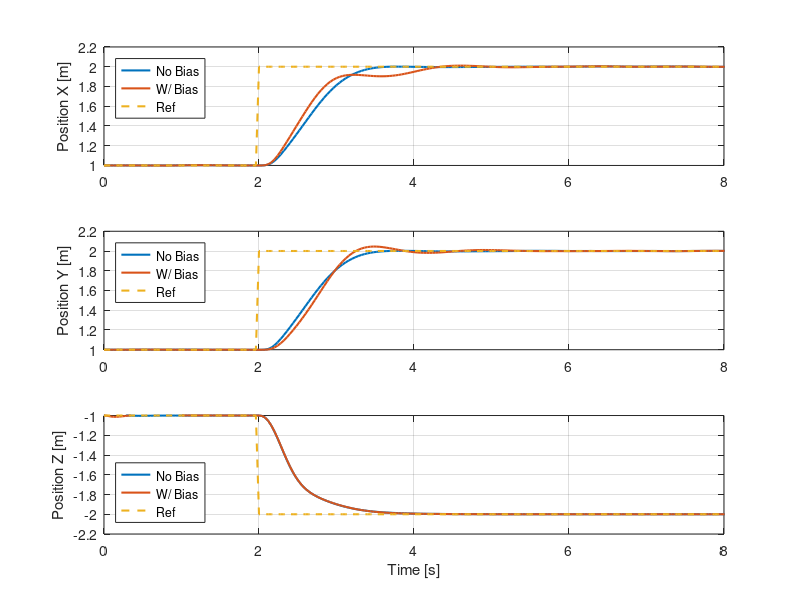

This figure's MATLAB source:
clear;
close all;
clc;

flag = 3;

%% Load variables: DeePC controller

if flag == 1
    load("DeePC_step.mat")
elseif flag ==2
    load("Tuned_LQR.mat")
elseif flag ==3
    load("Tuned_MPC.mat")
end

% Common variables
r = r_out.';
T_eq = param.nrotor_vehicle_mass_true*param.g;

start_time = 2;
sim_time = start_time + run_time;

time = 0:param.sample_time_measurements_full_state:sim_time;

% Specific variables
u_deepc = [total_thrust_cmd body_rates_cmd].';

x_state_deepc = full_state_meas(:,1:9).';

x_deepc = x_state_deepc(1,:);
y_deepc = x_state_deepc(2,:);
z_deepc = x_state_deepc(3,:);

roll_deepc = x_state_deepc(7,:)*180/pi;
pitch_deepc = x_state_deepc(8,:)*180/pi;
yaw_deepc = x_state_deepc(9,:)*180/pi;

% time_comp_deepc = solve_time_out;

%% Load variables: LQR controller
if flag == 1
    load("DeePC_yaw_bias_25.mat")
elseif flag ==2
    load("LQR_yaw_bias_25.mat")
elseif flag ==3
    load("MPC_yaw_bias_25.mat")
end

% Specific variables
u_lqr = [total_thrust_cmd body_rates_cmd].';

x_state_lqr = full_state_meas(:,1:9).';

x_lqr = x_state_lqr(1,:);
y_lqr = x_state_lqr(2,:);
z_lqr = x_state_lqr(3,:);

roll_lqr = x_state_lqr(7,:)*180/pi;
pitch_lqr = x_state_lqr(8,:)*180/pi;
yaw_lqr = x_state_lqr(9,:)*180/pi;

% time_comp_lqr = solve_time_out;

% Remove unnecessary variables
clear total_thrust_cmd body_rates_cmd full_state_meas full_state_act...
    run_time param r_out Tini solve_time_out start_time

%% Plots
% % Position XY
% myFigure1 = figure();
% plot(time, x_deepc, 'LineWidth',1.5)
% hold on
% plot(time, x_lqr, 'LineWidth',1.5)
% hold on
% plot(time, y_deepc, 'LineWidth',1.5)
% hold on
% plot(time, y_lqr, 'LineWidth',1.5)
% hold on
% plot(time, r(1,:), '--', 'LineWidth',1.5)
% ylabel('Position [m]') 
% xlabel('Time [s]')
% legend('X_{DeePC}','X_{LQR}','Y_{DeePC}','Y_{LQR}','Ref','Location','northeast')
% grid on
% xlim([0 20])
% 
% % Position Z
% myFigure2 = figure();
% plot(time, z_deepc, 'LineWidth',1.5)
% hold on
% plot(time, z_lqr, 'LineWidth',1.5)
% hold on
% plot(time, r(3,:), '--', 'LineWidth',1.5)
% ylabel('Position Z [m]') 
% xlabel('Time [s]')
% legend('DeePC','LQR','ref','Location','best')
% grid on
% xlim([0 20])

% % Euler Angles
% myFigure3 = figure();
% plot(time, roll_deepc, 'LineWidth',1.5)
% hold on
% plot(time, roll_lqr, 'LineWidth',1.5)
% hold on
% plot(time, pitch_deepc, 'LineWidth',1.5)
% hold on
% plot(time, pitch_lqr, 'LineWidth',1.5)
% hold on
% plot(time, yaw_deepc, 'LineWidth',1.5)
% hold on
% plot(time, yaw_lqr, 'LineWidth',1.5)
% ylabel('Euler Angles [\circ]') 
% xlabel('Time [s]')
% legend('\phi_{DeePC}','\phi_{LQR}','\theta_{DeePC}','\theta_{LQR}','\psi_{DeePC}','\psi_{LQR}','Location','southeast')
% grid on
% xlim([0 20])

% saveFigAsPDF(myFigure1,'Figures_PDF/XY_stepXYZ_model2');
% saveFigAsPDF(myFigure2,'Figures_PDF/Z_stepXYZ_model2');
% saveFigAsPDF(myFigure3,'Figures_PDF/Euler_stepXYZ_model2');


% Position XY
myFigure1 = figure();
subplot(3,1,1)
plot(time, x_deepc, 'LineWidth',1.5)
hold on
plot(time, x_lqr, 'LineWidth',1.5)
hold on
plot(time, r(1,:), '--', 'LineWidth',1.5)
ylabel('Position X [m]') 
legend('No Bias','W/ Bias','Ref','Location','northwest')
grid on
xlim([0 8])
ylim([1 2.2])

subplot(3,1,2)
plot(time, y_deepc, 'LineWidth',1.5)
hold on
plot(time, y_lqr, 'LineWidth',1.5)
hold on
plot(time, r(1,:), '--', 'LineWidth',1.5)
ylabel('Position Y [m]') 
legend('No Bias','W/ Bias','Ref','Location','northwest')
grid on
xlim([0 8])
ylim([1 2.2])

subplot(3,1,3)
plot(time, z_deepc, 'LineWidth',1.5)
hold on
plot(time, z_lqr, 'LineWidth',1.5)
hold on
plot(time, r(3,:), '--', 'LineWidth',1.5)
ylabel('Position Z [m]') 
xlabel('Time [s]')
legend('No Bias','W/ Bias','Ref','Location','southwest')
grid on
xlim([0 8])
ylim([-2.2 -1])


% myFigure2 = figure();
% subplot(3,1,1)
% plot(time, roll_deepc, 'LineWidth',1.5)
% hold on
% plot(time, roll_lqr, 'LineWidth',1.5)
% ylabel('\phi [\circ]') 
% legend('DeePC','LQR','Location','best')
% grid on
% xlim([0 8])
% 
% 
% subplot(3,1,2)
% plot(time, pitch_deepc, 'LineWidth',1.5)
% hold on
% plot(time, pitch_lqr, 'LineWidth',1.5)
% ylabel('\theta [\circ]') 
% legend('DeePC','LQR','Location','best')
% grid on
% xlim([0 8])
% 
% 
% subplot(3,1,3)
% plot(time, yaw_deepc, 'LineWidth',1.5)
% hold on
% plot(time, yaw_lqr, 'LineWidth',1.5)
% ylabel('\psi [\circ]') 
% xlabel('Time [s]')
% legend('DeePC','LQR','Location','southeast')
% grid on
% xlim([0 8])
% % ylim([-2 2])

% saveFigAsPDF(myFigure1,'Figures_PDF/LQR_vs_DeePC_vs_MPC_bias_MPC');
% saveFigAsPDF(myFigure2,'Figures_PDF/LQR_vs_DeePC_ang');
% saveFigAsPDF(myFigure3,'Figures_PDF/Euler_stepXYZ_model2');
